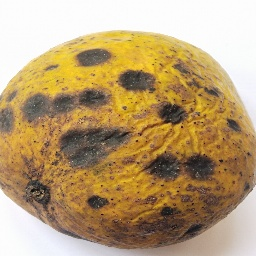
#> input picture dataset/public_dataset/Anthracnose/An105.jpg, 256 x 256 px; its folder holds only this picture in this run
$ python calculate_severity_automatic.py
#> lines starting #> are read from the running program, lines starting #| are printed output that depends on the picture; after the words box and inside, x2 and y2 are one past the last pixel; in counts of white or black regions, pixels touching at a corner belong together
"""
Automatic severity calculation using image segmentation algorithms.
Based on the paper: "Mango fruit diseases severity estimation based on image segmentation and deep learning"

Algorithm:
1. Color space segmentation → Get total fruit area (Sfruit)
2. Image thresholding → Get lesion area (Slesion)
3. Calculate severity = (Slesion / Sfruit) * 100
4. Classify into Early (0.1-3%), Intermediate (3-12%), Final (≥12%)
"""

import cv2
import numpy as np
from pathlib import Path
import shutil
import csv
from tqdm import tqdm

# Paths
PUBLIC_DATASET = Path("dataset/public_dataset")
SEVERITY_DATASET = Path("dataset/severity")

# Threshold value from the paper
THRESHOLD_VALUE = 120

# Severity class boundaries (from the paper)
EARLY_MIN = 0.1
EARLY_MAX = 3.0
INTERMEDIATE_MAX = 12.0


def segment_fruit_by_color_space(image):
    """
    Step 1: Color space segmentation to extract fruit area.
    Returns binary image where fruit=black, background=white
    """
    # Convert to different color spaces for better segmentation
    hsv = cv2.cvtColor(image, cv2.COLOR_BGR2HSV)

    # Define range for mango colors (yellow/orange/red tones)
    # Adjust these ranges based on your images
    lower_mango = np.array([10, 30, 30])
    upper_mango = np.array([180, 255, 255])

    # Create mask
    mask = cv2.inRange(hsv, lower_mango, upper_mango)

    # Apply morphological operations to clean up the mask
    kernel = np.ones((5, 5), np.uint8)
    mask = cv2.morphologyEx(mask, cv2.MORPH_CLOSE, kernel)
    mask = cv2.morphologyEx(mask, cv2.MORPH_OPEN, kernel)

    # Invert: fruit should be black (0), background white (255)
    fruit_binary = cv2.bitwise_not(mask)

    return fruit_binary


def calculate_lesion_area(image, fruit_mask):
    """
    Step 2: Image thresholding to calculate lesion area.
    Uses threshold value of 120 as per the paper.
    """
    # Convert to grayscale
    gray = cv2.cvtColor(image, cv2.COLOR_BGR2GRAY)

    # Apply thresholding (threshold = 120 from paper)
    # Pixels < 120 = black (lesions + background)
    # Pixels >= 120 = white (healthy parts)
    _, thresh = cv2.threshold(gray, THRESHOLD_VALUE, 255, cv2.THRESH_BINARY)

    # Apply fruit mask to exclude background
    # Only consider pixels within the fruit area
    thresh_masked = cv2.bitwise_and(thresh, thresh, mask=cv2.bitwise_not(fruit_mask))

    return thresh_masked


def calculate_severity(image_path, debug=False):
    """
    Calculate disease severity for a single image.

    Returns:
        severity_percent: Disease coverage percentage
        severity_class: 'Early', 'Intermediate', or 'Final'
    """
    # Read image
    image = cv2.imread(str(image_path))
    if image is None:
        return None, None

    # Step 1: Segment fruit to get total fruit area
    fruit_binary = segment_fruit_by_color_space(image)

    # Step 2: Count total fruit pixels (Sfruit)
    Sfruit = np.sum(fruit_binary == 0)  # Black pixels = fruit

    if Sfruit == 0:
        return None, None  # No fruit detected

    # Step 3: Calculate lesion area using thresholding
    thresh_result = calculate_lesion_area(image, fruit_binary)

    # Step 4: Count white pixels (healthy parts) within fruit area
    SFwhite = np.sum(thresh_result == 255)

    # Step 5: Calculate lesion pixels
    # Slesion = Sfruit - SFwhite
    Slesion = Sfruit - SFwhite

    # Step 6: Calculate severity percentage
    # Severity = (Slesion / Sfruit) * 100
    severity_percent = (Slesion / Sfruit) * 100

    # Step 7: Classify into severity class
    if severity_percent < EARLY_MIN:
        severity_class = 'Healthy'  # Essentially no disease
    elif EARLY_MIN <= severity_percent < EARLY_MAX:
        severity_class = 'Early'
    elif EARLY_MAX <= severity_percent < INTERMEDIATE_MAX:
        severity_class = 'Intermediate'
    else:  # >= 12%
        severity_class = 'Final'

    # Debug visualization
    if debug:
        fig, axes = plt.subplots(2, 2, figsize=(12, 12))
        axes[0, 0].imshow(cv2.cvtColor(image, cv2.COLOR_BGR2RGB))
        axes[0, 0].set_title('Original Image')
        axes[0, 0].axis('off')

        axes[0, 1].imshow(fruit_binary, cmap='gray')
        axes[0, 1].set_title(f'Fruit Segmentation\nSfruit={Sfruit} pixels')
        axes[0, 1].axis('off')

        axes[1, 0].imshow(thresh_result, cmap='gray')
        axes[1, 0].set_title(f'Lesion Detection\nSlesion={Slesion} pixels')
        axes[1, 0].axis('off')

        axes[1, 1].text(0.5, 0.5,
                       f'Severity: {severity_percent:.2f}%\nClass: {severity_class}',
                       ha='center', va='center', fontsize=16, fontweight='bold')
        axes[1, 1].axis('off')

        plt.tight_layout()
        plt.show()

    return severity_percent, severity_class


def process_all_images(create_csv=True):
    """
    Process all diseased images and automatically calculate severity.
    """
    print("="*60)
    print("AUTOMATIC SEVERITY CALCULATION")
    print("="*60)
    print("Using image segmentation algorithms from the paper:")
    print("1. Color space segmentation for fruit area")
    print("2. Image thresholding for lesion area")
    print("3. Severity = (Lesion area / Fruit area) * 100")
    print("="*60 + "\n")

    diseases = ["Anthracnose", "Bacterial_Canker", "Scab", "Stem_End_Rot"]

    results = []
    failed = []

    # Process all diseased images
    for disease in diseases:
        disease_path = PUBLIC_DATASET / disease
        if not disease_path.exists():
            continue

        print(f"\nProcessing {disease}...")
        images = list(disease_path.glob("*.jpg"))

        for img_path in tqdm(images, desc=disease):
            severity_percent, severity_class = calculate_severity(img_path)
#> in calculate_severity, image is the input picture: shape (256, 256, 3); mean B, G, R 118.4, 159, 184.8
#> in segment_fruit_by_color_space, `hsv = cv2.cvtColor(image, cv2.COLOR_BGR2HSV)`: hsv: shape (256, 256, 3); mean H, S, V 23.4, 100, 185.2
#> in segment_fruit_by_color_space, `mask = cv2.inRange(hsv, lower_mango, upper_mango)`:
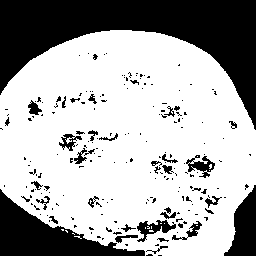
#> mask: shape (256, 256); 67.3% white; 207 black regions (170 under 20 px), largest, box (x1, y1, x2, y2) and area: (0, 0, 256, 130) 13293, (0, 189, 145, 256) 3806, (224, 185, 256, 256) 1331
#> in segment_fruit_by_color_space, `mask = cv2.morphologyEx(mask, cv2.MORPH_CLOSE, kernel)`:
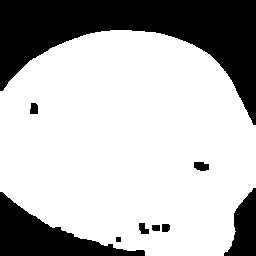
#> mask: shape (256, 256); 71.4% white; 9 black regions, largest, box (x1, y1, x2, y2) and area: (0, 0, 256, 125) 13278, (0, 192, 145, 256) 3716, (224, 188, 256, 256) 1325
#> in segment_fruit_by_color_space, `mask = cv2.morphologyEx(mask, cv2.MORPH_OPEN, kernel)`: mask: shape (256, 256); 71.4% white; 7 black regions, largest, box (x1, y1, x2, y2) and area: (0, 0, 256, 125) 13278, (0, 192, 145, 256) 3723, (224, 188, 256, 256) 1326
#> in calculate_severity, `Sfruit = np.sum(fruit_binary == 0)`: Sfruit = 46789
#> in calculate_lesion_area, `gray = cv2.cvtColor(image, cv2.COLOR_BGR2GRAY)`:
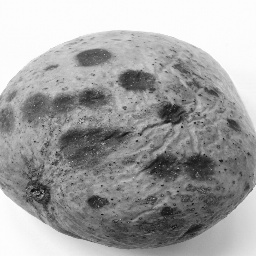
#> gray: shape (256, 256); min 13, max 255, mean 162.1
#> in calculate_lesion_area, `_, thresh = cv2.threshold(gray, THRESHOLD_VALUE, 255, cv2.THRESH_BINARY)`:
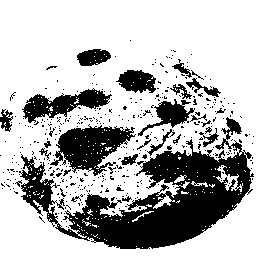
#> thresh: shape (256, 256); 71% white; 387 black regions (361 under 20 px), largest, box (x1, y1, x2, y2) and area: (19, 117, 254, 249) 11276, (50, 124, 136, 176) 2287, (22, 88, 112, 123) 1371
#> in calculate_lesion_area, `thresh_masked = cv2.bitwise_and(thresh, thresh, mask=cv2.bitwise_not(f..`:
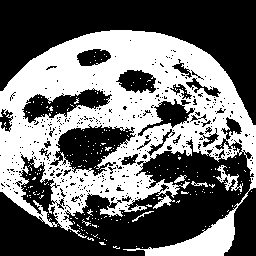
#> thresh_masked: shape (256, 256); 43.1% white; 222 white regions (217 under 20 px), largest, box (x1, y1, x2, y2) and area: (0, 30, 256, 256) 27408, (216, 165, 243, 192) 236, (174, 175, 187, 183) 49, (191, 181, 208, 187) 43, (132, 211, 154, 222) 42
#> in calculate_severity, `SFwhite = np.sum(thresh_result == 255)`: SFwhite = 28271
#> in calculate_severity, `Slesion = Sfruit - SFwhite`: Slesion = 18518
#> in calculate_severity, `severity_percent = (Slesion / Sfruit) * 100`: severity_percent = 39.58
#> severity_percent = 39.58; severity_class = 'Final'

            if severity_percent is None:
                failed.append(str(img_path))
                continue

            results.append({
                'disease': disease,
                'filename': img_path.name,
                'severity_percent': severity_percent,
                'severity_class': severity_class
            })
#> pass 2 of the loop in process_all_images, `for disease in diseases:`:
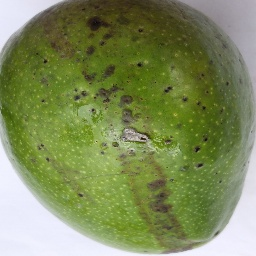
#> input picture dataset/public_dataset/Bacterial_Canker/Bc115.jpg, 256 x 256 px
#> in calculate_severity, image is the input picture: shape (256, 256, 3); mean B, G, R 90.4, 139.1, 126.7
#> hsv: shape (256, 256, 3); mean H, S, V 51.9, 113.6, 141.7
#> in segment_fruit_by_color_space (call 2), `mask = cv2.morphologyEx(mask, cv2.MORPH_CLOSE, kernel)`:
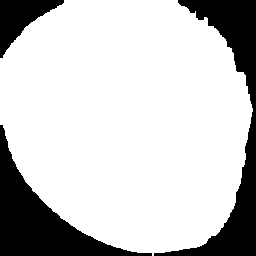
#> mask: shape (256, 256); 78.6% white; 3 black regions, box (x1, y1, x2, y2) and area: (154, 0, 256, 256) 6490, (0, 125, 152, 256) 5873, (0, 0, 64, 58) 1650
#> fruit_binary: shape (256, 256); 21.4% white; 2 white regions, box (x1, y1, x2, y2) and area: (0, 0, 256, 256) 12386, (0, 0, 64, 58) 1650
#> Sfruit = 51500
#> thresh: shape (256, 256); 48.7% white; 315 white regions (306 under 20 px), largest, box (x1, y1, x2, y2) and area: (0, 0, 256, 256) 28902, (0, 0, 68, 73) 1604, (167, 180, 190, 209) 261
#> in calculate_lesion_area (call 2), `thresh_masked = cv2.bitwise_and(thresh, thresh, mask=cv2.bitwise_not(f..`:
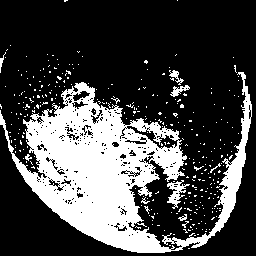
#> thresh_masked: shape (256, 256); 27.9% white; 321 white regions (312 under 20 px), largest, box (x1, y1, x2, y2) and area: (0, 72, 252, 253) 16796, (167, 180, 190, 209) 261, (170, 85, 190, 97) 103
#> SFwhite = 18256
#> Slesion = 33244
#> in calculate_severity (call 2), `severity_percent = (Slesion / Sfruit) * 100`: severity_percent = 64.55

    print(f"\n[OK] Processed {len(results)} images successfully")
    if failed:
        print(f"[WARNING] Failed to process {len(failed)} images")

    # Show severity distribution
    print("\n" + "="*60)
    print("SEVERITY DISTRIBUTION")
    print("="*60)

    from collections import Counter
    severity_counts = Counter([r['severity_class'] for r in results])

    for severity in ['Healthy', 'Early', 'Intermediate', 'Final']:
        count = severity_counts.get(severity, 0)
        percent = (count / len(results) * 100) if results else 0
        print(f"{severity:15s}: {count:4d} images ({percent:.1f}%)")

    # Save to CSV
    if create_csv:
        csv_file = Path("severity_calculated.csv")
        with open(csv_file, 'w', newline='', encoding='utf-8') as f:
            writer = csv.DictWriter(f, fieldnames=['disease', 'filename', 'severity_percent', 'severity_class'])
            writer.writeheader()
            writer.writerows(results)

        print(f"\n[OK] Results saved to: {csv_file}")

    return results


def organize_by_calculated_severity(results, split_ratio=(0.70, 0.15, 0.15)):
    """
    Organize images into severity dataset based on calculated severity.
    """
#> called with split_ratio = (0.7, 0.15, 0.15)
    print("\n" + "="*60)
    print("ORGANIZING IMAGES BY CALCULATED SEVERITY")
    print("="*60)

    from collections import defaultdict
    import random

    # Group by severity class
    severity_groups = defaultdict(list)
    for result in results:
        severity_groups[result['severity_class']].append(result)

    # Split each severity class
    for severity_class, images in severity_groups.items():
        random.shuffle(images)

        n = len(images)
        n_train = int(n * split_ratio[0])
        n_val = int(n * split_ratio[1])

        train_imgs = images[:n_train]
        val_imgs = images[n_train:n_train+n_val]
        test_imgs = images[n_train+n_val:]

        # Copy to train
        for img_data in train_imgs:
            src = PUBLIC_DATASET / img_data['disease'] / img_data['filename']
            dst = SEVERITY_DATASET / 'train' / severity_class / img_data['filename']
            dst.parent.mkdir(parents=True, exist_ok=True)
            shutil.copy2(src, dst)

        # Copy to val
        for img_data in val_imgs:
            src = PUBLIC_DATASET / img_data['disease'] / img_data['filename']
            dst = SEVERITY_DATASET / 'val' / severity_class / img_data['filename']
            dst.parent.mkdir(parents=True, exist_ok=True)
            shutil.copy2(src, dst)

        # Copy to test
        for img_data in test_imgs:
            src = PUBLIC_DATASET / img_data['disease'] / img_data['filename']
            dst = SEVERITY_DATASET / 'test' / severity_class / img_data['filename']
            dst.parent.mkdir(parents=True, exist_ok=True)
            shutil.copy2(src, dst)

        print(f"{severity_class:15s}: {len(train_imgs)} train, {len(val_imgs)} val, {len(test_imgs)} test")

    print("\n[OK] Images organized!")


def show_final_summary():
    """Show final dataset summary."""
    print("\n" + "="*60)
    print("FINAL SEVERITY DATASET SUMMARY")
    print("="*60)

    for split in ["train", "val", "test"]:
        split_path = SEVERITY_DATASET / split
        print(f"\n{split.upper()}:")

        for severity in ["Healthy", "Early", "Intermediate", "Final"]:
            severity_path = split_path / severity
            if severity_path.exists():
                count = len(list(severity_path.glob("*.jpg"))) + len(list(severity_path.glob("*.png")))
                print(f"  {severity:15s}: {count:4d} images")
#> pass 2 of the loop in show_final_summary, `for split in ["train", "val", "test"]:`:


if __name__ == "__main__":
    import matplotlib.pyplot as plt

    # Step 1: Calculate severity for all images
    results = process_all_images(create_csv=True)

    # Step 2: Organize images by calculated severity
    if results:
        organize_by_calculated_severity(results)

        # Step 3: Show final summary
        show_final_summary()

        print("\n" + "="*60)
        print("READY TO TRAIN!")
        print("="*60)
        print("Run: python scripts/train_severity.py")
        print("="*60)
